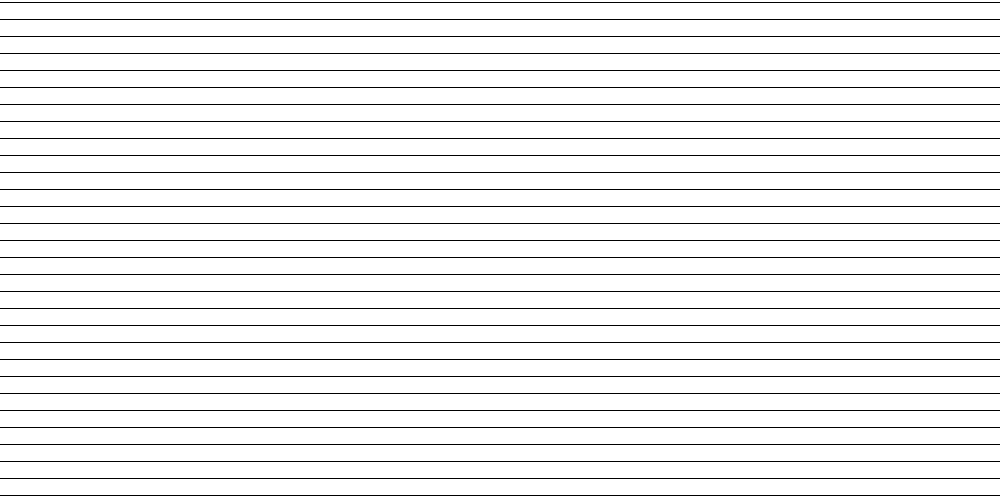
Frame 1 (no input)
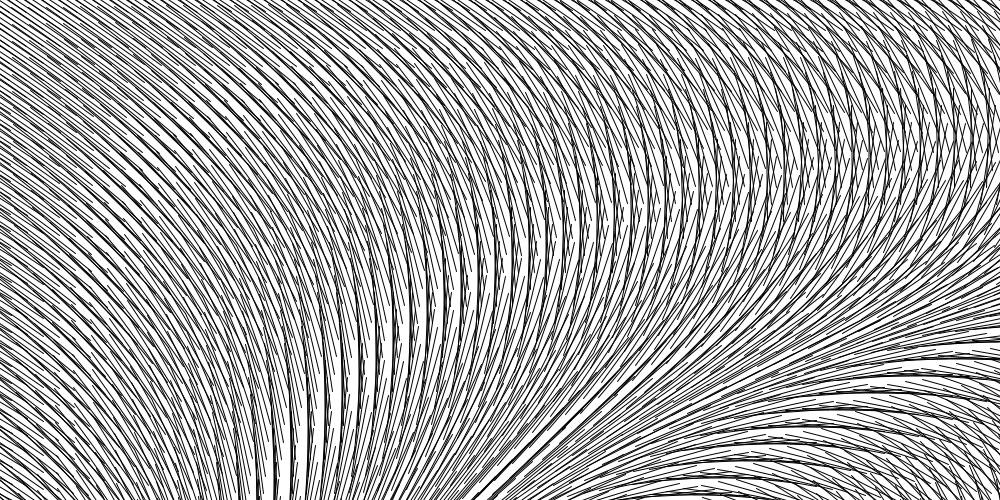
Frame 60 (the mouse pressed at the canvas centre just before this capture)
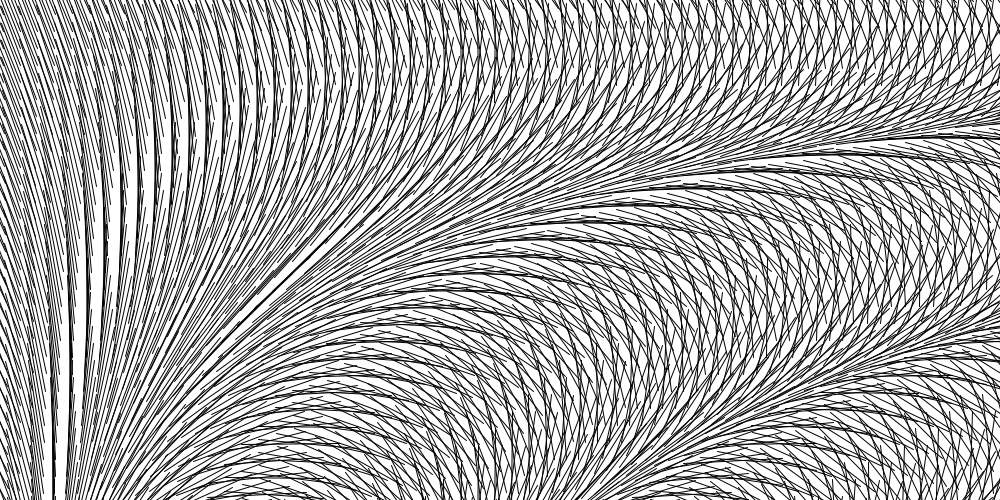
Frame 120 (the mouse held since frame 60 and released just before this capture)

The Processing sketch that drew these frames (run headless with seeded random() and noise(); from frame 60 on, the mouse is pressed at the canvas centre):

// Processing sketch: processing_171807
// ── processing_171807.pde

float angle = 0;

void setup() {
  size(1000, 500);
  background(255);
  fill(0);
  frameRate(2000);
}

void draw() {
  background(255);
  for (int i =-100; i < width+100; i+=17) {
    for (int j =-100; j < height+100; j+=17) {
  pushMatrix();
  translate(i, j);
  rotate(angle+(TWO_PI*angle*i*j/(width*height)));
  //ellipse(-50,0,4,4);
  //ellipse(50,0,4,4);
  line(-50,0,50,0);
  popMatrix();
  }
  }
  angle+=0.01;
}
